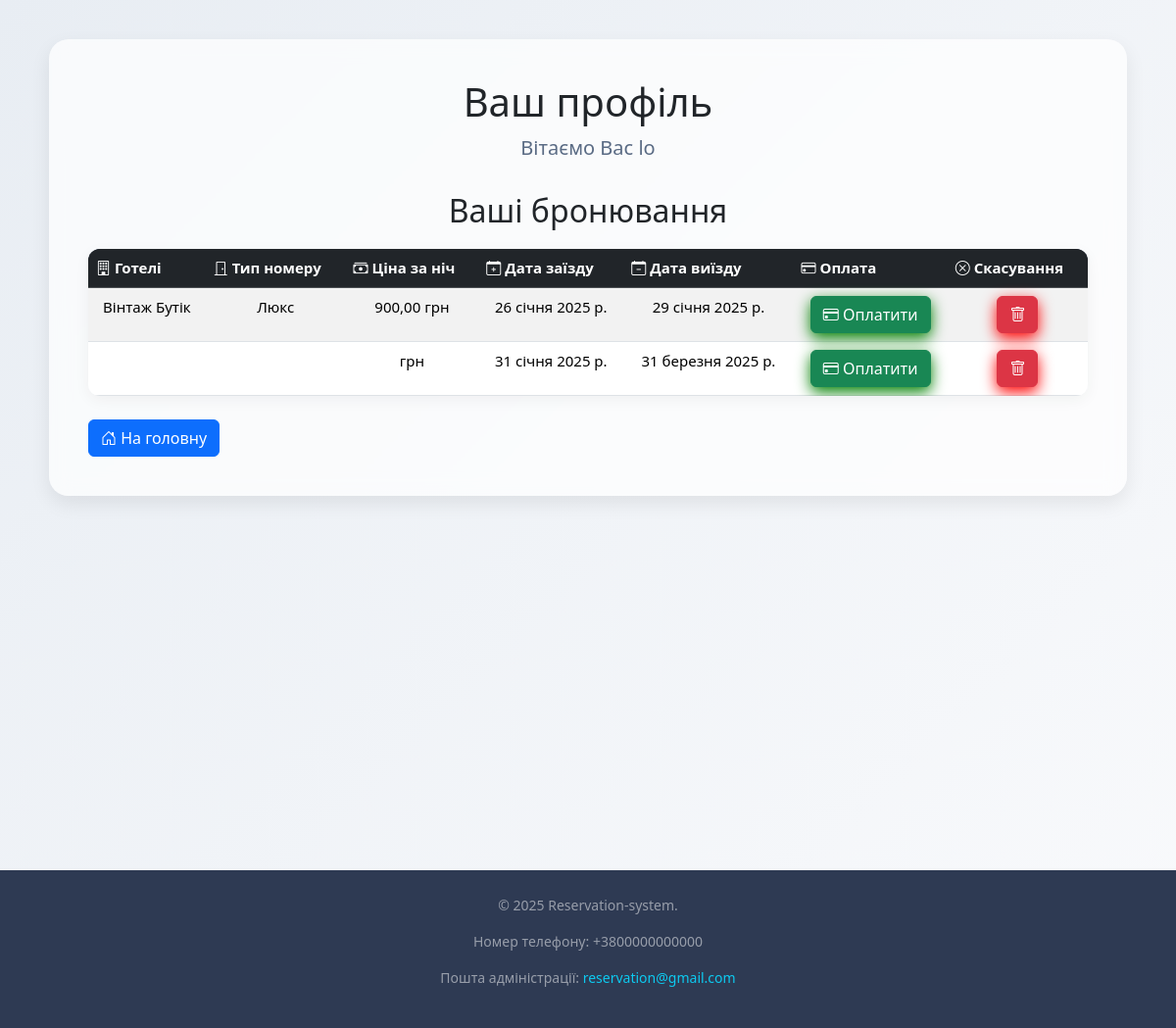
The app's page /booking/account/ (signed in) with its own data.
### booking/models.py (models this page shows, shortened)
class Booking(models.Model):
    user = models.ForeignKey(User, on_delete=models.CASCADE)
    room = models.ForeignKey(HotelRoom, on_delete=models.SET_NULL, null=True, blank=True)
    start_date = models.DateField()
    end_date = models.DateField(null=True, blank=True)
    created_at = models.DateTimeField(auto_now_add=True)
    is_paid = models.BooleanField(default=False)

### hotels/models.py (models this page shows, shortened)
class HotelRoom(models.Model):
    hotel = models.ForeignKey(Hotel, on_delete=models.CASCADE, related_name='hotel_rooms')
    room_type = models.ForeignKey(RoomType, on_delete=models.CASCADE, related_name='hotel_rooms')
    price_per_night = models.DecimalField(max_digits=10, decimal_places=2)
    total_count = models.PositiveIntegerField()
    available_count = models.PositiveIntegerField()

class Hotel(models.Model):
    name = models.CharField(max_length=100)
    image = models.ImageField(upload_to='', blank=True, null=True)
    description = models.TextField(max_length=9999)
    rating = models.DecimalField(max_digits=5, decimal_places=1, default=0.0)
    address = models.CharField(max_length=200, default='Unknown address')
    sity = models.CharField(max_length=200, default="Kyiv")
    phone_number = models.CharField(max_length=20)

class RoomType(models.Model):
    name = models.CharField(max_length=255)
    description = models.TextField(max_length=9999, blank=True, null=True)

### booking/views.py (the view)
# urls.py: path('account/', views.account, name='account'),
def account(request):
    if not request.user.is_authenticated:
        form = AuthenticationForm()
        return redirect('login')
    bookings = Booking.objects.filter(user=request.user)
    return render(request, 'booking/acount.html', {
        'bookings': bookings,
        'stripe_public_key': settings.STRIPE_PUBLISHABLE_KEY,
    })

### booking/templates/booking/acount.html (shortened to what this page needs)
{% load static %}
{% load i18n %}
<!DOCTYPE html>
<html lang="en">
<head>
  <link rel="stylesheet" href="{% static 'main/css/acount.css' %}">
  <link rel="stylesheet" href="https://cdn.jsdelivr.net/npm/bootstrap@5.3.2/dist/css/bootstrap.min.css">
  <link rel="stylesheet" href="https://cdnjs.cloudflare.com/ajax/libs/font-awesome/6.0.0-beta3/css/all.min.css">
  <link href="https://cdn.jsdelivr.net/npm/bootstrap-icons/font/bootstrap-icons.css" rel="stylesheet">
</head>
<body>
<div class="wrapper">
    <div class="content">
        <h1>{% trans "Ваш профіль" %}</h1>
        <p class="p">{% trans "Вітаємо Вас" %} {{ user.username }}</p>
        <h2>{% trans "Ваші бронювання" %}</h2>
        {% if bookings %}
        <table class="table table-striped table-hover">
            <thead class="table-dark">
            <tr>
                <th><i class="bi bi-building"></i> {% trans "Готелі" %}</th>
                <th><i class="bi bi-door-closed"></i> {% trans "Тип номеру" %}</th>
                <th><i class="bi bi-cash-stack"></i> {% trans "Ціна за ніч" %}</th>
                <th><i class="bi bi-calendar-plus"></i> {% trans "Дата заїзду" %}</th>
                <th><i class="bi bi-calendar-minus"></i> {% trans "Дата виїзду" %}</th>
                <th><i class="bi bi-credit-card"></i> {% trans "Оплата" %}</th>
                <th><i class="bi bi-x-circle"></i> {% trans "Скасування" %}</th>
            </tr>
            </thead>
            <tbody>
            {% for booking in bookings %}
            <tr>
                <td>{{ booking.room.hotel.name }}</td>
                <td>{{ booking.room.room_type.name }}</td>
                <td>{{ booking.room.price_per_night }} грн</td>
                <td>{{ booking.start_date }}</td>
                <td>{{ booking.end_date }}</td>
                <td>
                    {% if not booking.is_paid %}
                    <button class="btn btn-success pay-button" data-type="booking" data-id="{{ booking.id }}">
                        <i class="bi bi-credit-card"></i> {% trans "Оплатити" %}
                    </button>
                    {% else %}
                    <span style="color: green;"><i class="bi bi-check-circle-fill"></i> {% trans "Оплачено" %}</span>
                    {% endif %}
                </td>
                <td>
                    <form method="post" action="{% url 'cancel_booking' booking.id %}">
                        <button class="btn btn-danger" type="submit">
                        <i class="bi bi-trash"></i> {% trans "" %}
                        </button>
                    </form>
                </td>
            </tr>
            {% endfor %}
            </tbody>
        </table>
        {% else %}
        <p>У вас немає замовлень готелів.</p>
        {% endif %}
        <div class="form mt-4">
            <a href="{% url 'home' %}" class="btn btn-primary"><i class="bi bi-house-door"></i> {% trans "На головну" %}</a>
        </div>
    </div>
</div>
<footer class="footer mt-5 text-center text-white-50">
  <div class="footer-container">
    <p>&copy; 2025 Reservation-system.</p>
    <p>{% trans "Номер телефону" %}: +3800000000000</p>
    <p>{% trans "Пошта адміністрації" %}: <a href="mailto:reservation@gmail.com" class="text-decoration-none text-info">reservation@gmail.com</a></p>
  </div>
</footer>
</body>
</html>

### main/static/main/css/acount.css (style rules this page uses)
body { margin: 0; padding: 0; font-family: "Inter", sans-serif; min-height: 100vh; background: linear-gradient(135deg, #e8edf3, #f9fafc); color: #222; }
.wrapper { min-height: 100vh; }
.content { max-width: 1100px; margin: 40px auto; background: rgba(255, 255, 255, 0.7); backdrop-filter: blur(10px); padding: 40px; border-radius: 20px; box-shadow: 0 8px 20px rgba(0,0,0,0.08); animation: fadeIn 0.6s ease; }
h1, h2 { text-align: center; font-weight: 700; color: #2e3a53; }
h1 { font-size: 36px; margin-bottom: 10px; }
h2 { margin-top: 40px; }
.btn-success { box-shadow:0 5px 15px rgba(0, 128, 0, 1.2) ; }
.btn-danger { box-shadow: 0 5px 15px rgba(255, 0, 0, 1.2); }
.p { text-align: center; font-size: 20px; margin-bottom: 30px; color: #5a6b84; }
table { width: 100%; border-collapse: collapse; margin-top: 20px; border-radius: 12px; overflow: hidden; background: white; box-shadow: 0 4px 15px rgba(0,0,0,0.05); }
thead { background: #2e3a53; color: white; }
th, td { padding: 14px 18px; text-align: center; font-size: 15px; }
tbody tr:nth-child(even) { background: #f5f7fa; }
.btn, .btn1, .pay-button { padding: 10px 18px; border-radius: 8px; border: none; cursor: pointer; font-weight: 600; font-size: 15px; transition: 0.3s ease; }
.btn, .pay-button { background: #3a6ff7; color: white; }
.footer { background: #2e3a53; padding: 25px 0; margin-top: auto; color: white; position: relative; }
.footer-container { max-width: 1100px; margin: 0 auto; text-align: center; font-size: 14px; }
.footer a { color: #9ecbff; text-decoration: none; }

### records on screen
Booking: room.hotel.name "Вінтаж Бутік", room.room_type.name "Люкс", room.price_per_night "900,00", start_date "26 січня 2025 р.", end_date "29 січня 2025 р."
Booking: start_date "31 січня 2025 р.", end_date "31 березня 2025 р."

### other values on screen
{{ user.username }} "lo"
